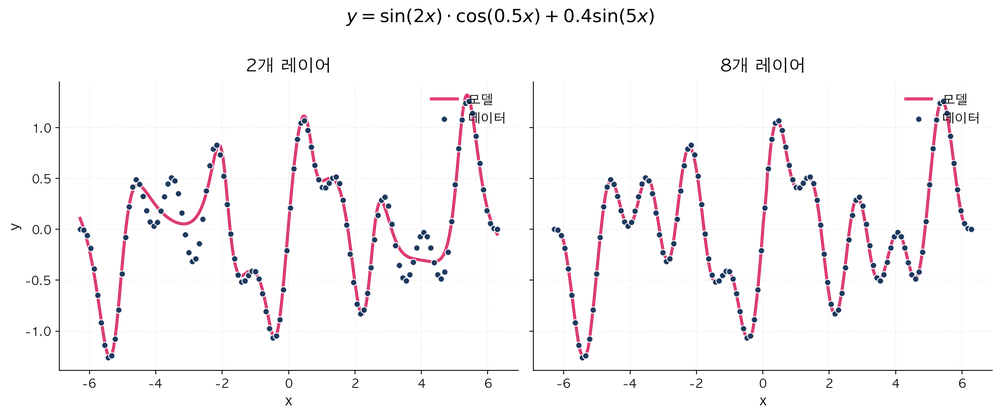
#> input picture images/depth_comparison.png, 1000 x 415 px, shrunk from 2580 x 1070 before the run, found by its file name
$ python combine_plots.py
#> lines starting #> are read from the running program, lines starting #| are printed output that depends on the picture
import matplotlib.pyplot as plt
import matplotlib.image as mpimg

base = "/Users/huseyin/Desktop/Python/AI/Resnet implementation/images"
img_top = mpimg.imread(f"{base}/depth_comparison.png")
#> img_top is the input picture: shape (415, 1000, 4) float32; mean R, G, B, A 0.078, 0.0573, 0.067, 0.0513
img_bot = mpimg.imread(f"{base}/depth_comparison_clf.png")
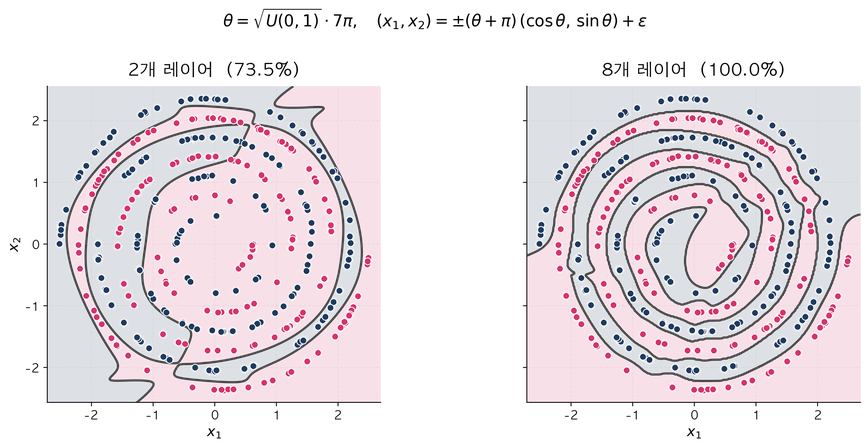
#> input picture images/depth_comparison_clf.png, 868 x 447 px, shrunk from 2239 x 1152 before the run, found by its file name
#> img_bot is the input picture: shape (447, 868, 4) float32; mean R, G, B, A 0.289, 0.149, 0.23, 0.169

h_top, w_top = img_top.shape[:2]
#> h_top = 415; w_top = 1000
h_bot, w_bot = img_bot.shape[:2]
#> h_bot = 447; w_bot = 868
fig_w = 13
fig_h = fig_w * (h_top / w_top + h_bot / w_bot)
#> fig_h = 12.09

fig, axes = plt.subplots(2, 1, figsize=(fig_w, fig_h))
for ax, img in zip(axes, [img_top, img_bot]):
    ax.imshow(img)
    ax.axis("off")
#> this loop made 2 passes

plt.subplots_adjust(hspace=0.05, left=0, right=1, top=1, bottom=0)
plt.savefig(f"{base}/depth_comparison_combined.png", dpi=200, bbox_inches="tight", transparent=True)
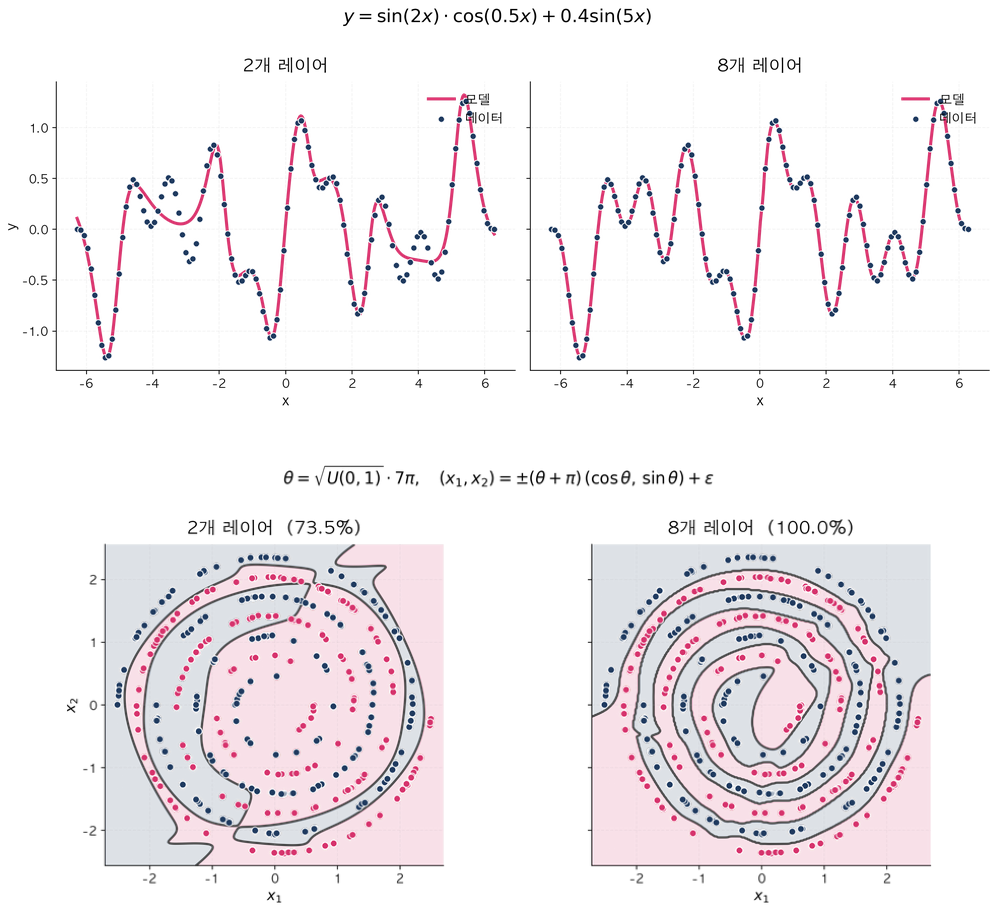
#> figure drawn by matplotlib, 2 panels
plt.show()
